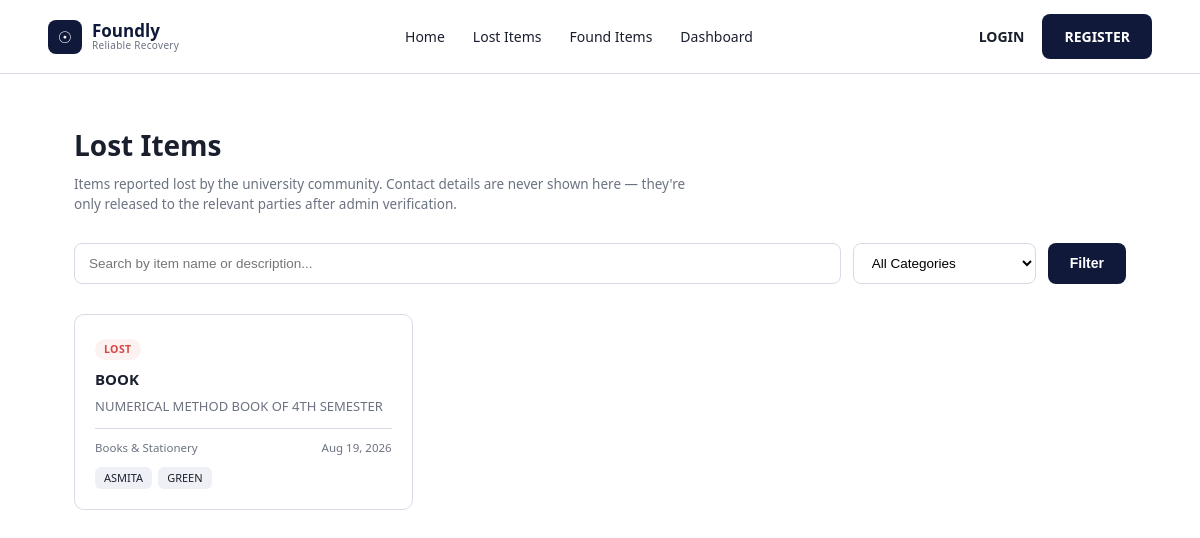
The page /lost_items.php on the database its author committed.
### tables this page shows
CREATE TABLE `reports` (
  `report_id` int(11) NOT NULL,
  `user_id` int(11) NOT NULL,
  `type` enum('lost','found') NOT NULL,
  `item_name` varchar(100) NOT NULL,
  `category_id` int(11) DEFAULT NULL,
  `description` text NOT NULL,
  `color` varchar(50) DEFAULT NULL,
  `brand` varchar(50) DEFAULT NULL,
  `reward_amount` decimal(10,2) DEFAULT NULL,
  `condition_status` enum('new','good','fair','poor') DEFAULT NULL,
  `location` varchar(150) NOT NULL,
  `notes` text DEFAULT NULL,
  `date_reported` date NOT NULL,
  `status` enum('open','matched','closed') NOT NULL DEFAULT 'open',
  `is_public` tinyint(1) NOT NULL DEFAULT 1,
  `created_at` timestamp NOT NULL DEFAULT current_timestamp(),
  `photo_data` longblob DEFAULT NULL,
  `photo_type` varchar(100) DEFAULT NULL
);

CREATE TABLE `categories` (
  `category_id` int(11) NOT NULL,
  `category_name` varchar(50) NOT NULL
);

### auth.php (called while the page is built, shortened)
<?php
function isLoggedIn() {
    return isset($_SESSION['user_id']);
}
function isAdmin() {
    return isLoggedIn() && isset($_SESSION['role'])
        && $_SESSION['role'] === 'admin';
}

### lost_items.php (the view, shortened to what this page needs)
<?php
require_once 'auth.php';
require_once 'db.php';
$search     = trim($_GET['q'] ?? '');
$sql = "SELECT r.report_id, r.item_name, r.description, r.color, r.brand, r.created_at, c.category_name
        FROM reports r
        LEFT JOIN categories c ON c.category_id = r.category_id
        WHERE r.type = 'lost' AND r.is_public = 1";
$params = [];
$sql .= ' ORDER BY r.created_at DESC';
$stmt = $pdo->prepare($sql);
$stmt->execute($params);
$items = $stmt->fetchAll(PDO::FETCH_ASSOC);
?>
<!DOCTYPE html>
<html lang="en">
<head>
<link rel="stylesheet" href="base.css">
<link rel="stylesheet" href="browse.css">
</head>
<body>
<header class="site-header">
  <div class="brand">
    <div class="brand-icon">&#9737;</div>
    <div class="brand-text">
      <span class="brand-name">Foundly</span>
      <span class="brand-tagline">Reliable Recovery</span>
    </div>
  </div>
  <nav class="site-nav">
    <a href="index.php">Home</a>
    <a href="lost_items.php">Lost Items</a>
    <a href="found_items.php">Found Items</a>
    <a href="<?php echo isAdmin() ? 'admin_dashboard.php' : 'user_dashboard.php'; ?>">Dashboard</a>
  </nav>
  <div class="nav-actions">
    <?php if (isLoggedIn()): ?>
      <a href="logout.php" class="btn btn-navy">Logout</a>
    <?php else: ?>
      <a href="login.php" class="nav-login">LOGIN</a>
      <a href="register.php" class="btn btn-navy">REGISTER</a>
    <?php endif; ?>
  </div>
</header>
<div class="browse-wrap">
  <h1>Lost Items</h1>
  <p class="page-sub">Items reported lost by the university community. Contact details are never shown here — they're only released to the relevant parties after admin verification.</p>
  <form method="GET" action="lost_items.php" class="browse-filters">
    <input type="text" name="q" placeholder="Search by item name or description..." value="<?php echo htmlspecialchars($search); ?>">
    <select name="category_id">
      <option value="">All Categories</option>
    </select>
    <button type="submit" class="btn btn-navy">Filter</button>
  </form>
  <?php if (empty($items)): ?>
    <p class="empty-msg">No lost items match your search.</p>
  <?php else: ?>
    <div class="browse-grid">
      <?php foreach ($items as $item): ?>
        <div class="browse-card">
          <span class="badge badge-lost">Lost</span>
          <h3><?php echo htmlspecialchars($item['item_name']); ?></h3>
          <p><?php echo htmlspecialchars(mb_strimwidth($item['description'], 0, 110, '...')); ?></p>
          <div class="browse-meta">
            <span><?php echo htmlspecialchars($item['category_name'] ?? 'Uncategorized'); ?></span>
            <span><?php echo date('M j, Y', strtotime($item['created_at'])); ?></span>
          </div>
          <?php if ($item['color'] || $item['brand']): ?>
            <div class="browse-tags">
              <?php if ($item['brand']): ?><span class="tag"><?php echo htmlspecialchars($item['brand']); ?></span><?php endif; ?>
              <?php if ($item['color']): ?><span class="tag"><?php echo htmlspecialchars($item['color']); ?></span><?php endif; ?>
            </div>
          <?php endif; ?>
        </div>
      <?php endforeach; ?>
    </div>
  <?php endif; ?>
</div>
</body>
</html>

### base.css (style rules this page uses)
:root { --navy: #10193a; --navy-dark: #0b122b; --indigo: #3949ab; --indigo-dark: #2f3a8f; --bg-light: #dfe4f3; --bg-white: #ffffff; --text-dark: #1a1f2e; --text-muted: #6b7280; --border-gray: #d7dbe6; --success: #1f9d55; --error: #d64545; --radius: 10px; }
* { box-sizing: border-box; margin: 0; padding: 0; }
body { font-family: 'Segoe UI', Roboto, Arial, sans-serif; color: var(--text-dark); background: var(--bg-white); line-height: 1.5; }
a { text-decoration: none; color: inherit; }
.site-header { display: flex; align-items: center; justify-content: space-between; padding: 14px 48px; border-bottom: 1px solid var(--border-gray); background: var(--bg-white); }
.brand { display: flex; align-items: center; gap: 10px; }
.brand-icon { width: 34px; height: 34px; border-radius: 8px; background: var(--navy); color: #fff; display: flex; align-items: center; justify-content: center; font-size: 16px; }
.brand-text { display: flex; flex-direction: column; line-height: 1.1; }
.brand-name { font-weight: 700; font-size: 17px; color: var(--navy); }
.brand-tagline { font-size: 10px; color: var(--text-muted); letter-spacing: 0.3px; }
.site-nav { display: flex; align-items: center; gap: 28px; }
.site-nav a { font-size: 14px; color: var(--text-dark); }
.nav-actions { display: flex; align-items: center; gap: 18px; }
.nav-login { font-size: 14px; font-weight: 600; }
.btn { display: inline-flex; align-items: center; justify-content: center; gap: 8px; padding: 12px 22px; border-radius: 8px; border: none; font-size: 14px; font-weight: 600; cursor: pointer; transition: opacity 0.15s ease; }
.btn-navy { background: var(--navy); color: #fff; }

### browse.css (style rules this page uses)
.browse-wrap { max-width: 1100px; margin: 0 auto; padding: 50px 24px 70px; }
.browse-wrap h1 { font-size: 28px; margin-bottom: 8px; }
.browse-wrap .page-sub { color: var(--text-muted); font-size: 13.5px; max-width: 640px; margin-bottom: 28px; }
.browse-filters { display: flex; gap: 12px; margin-bottom: 30px; flex-wrap: wrap; }
.browse-filters input[type="text"] { flex: 1; min-width: 220px; padding: 11px 14px; border-radius: 8px; border: 1.5px solid var(--border-gray); font-size: 13.5px; outline: none; }
.browse-filters select { padding: 11px 14px; border-radius: 8px; border: 1.5px solid var(--border-gray); font-size: 13.5px; background: #fff; }
.browse-grid { display: grid; grid-template-columns: repeat(auto-fill, minmax(260px, 1fr)); gap: 18px; }
.browse-card { border: 1px solid var(--border-gray); border-radius: var(--radius); padding: 20px; position: relative; }
.browse-card h3 { font-size: 15px; margin: 8px 0 6px; }
.browse-card p { font-size: 13px; color: var(--text-muted); margin-bottom: 12px; }
.badge { display: inline-block; font-size: 10.5px; font-weight: 700; text-transform: uppercase; padding: 3px 9px; border-radius: 20px; letter-spacing: 0.4px; }
.badge-lost { background: #fdf2f2; color: var(--error); }
.browse-meta { display: flex; justify-content: space-between; font-size: 11.5px; color: var(--text-muted); border-top: 1px solid var(--border-gray); padding-top: 10px; margin-top: 4px; }
.browse-tags { display: flex; gap: 6px; margin-top: 10px; flex-wrap: wrap; }
.tag { font-size: 11px; background: #eef0f6; color: var(--text-dark); padding: 3px 9px; border-radius: 6px; }

### rows shown on the page
reports: item_name "BOOK", description "NUMERICAL METHOD BOOK OF 4TH SEMESTER", category.category_name "Books & Stationery", created_at "Aug 19, 2026", brand "ASMITA", color "GREEN"
